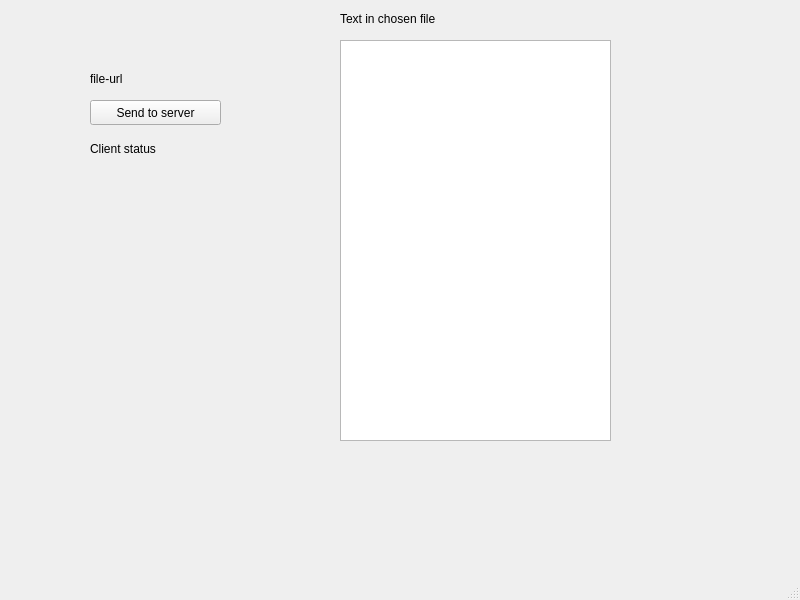
<?xml version="1.0" encoding="UTF-8"?>
<ui version="4.0">
 <class>MainWindow</class>
 <widget class="QMainWindow" name="MainWindow">
  <property name="geometry">
   <rect>
    <x>0</x>
    <y>0</y>
    <width>800</width>
    <height>600</height>
   </rect>
  </property>
  <property name="windowTitle">
   <string>MainWindow</string>
  </property>
  <widget class="QWidget" name="centralwidget">
   <widget class="QPushButton" name="pushButton">
    <property name="geometry">
     <rect>
      <x>90</x>
      <y>100</y>
      <width>131</width>
      <height>25</height>
     </rect>
    </property>
    <property name="text">
     <string>Send to server</string>
    </property>
   </widget>
   <widget class="QLabel" name="label">
    <property name="geometry">
     <rect>
      <x>90</x>
      <y>70</y>
      <width>571</width>
      <height>17</height>
     </rect>
    </property>
    <property name="text">
     <string>file-url</string>
    </property>
   </widget>
   <widget class="QTextEdit" name="textEdit">
    <property name="geometry">
     <rect>
      <x>340</x>
      <y>40</y>
      <width>271</width>
      <height>401</height>
     </rect>
    </property>
   </widget>
   <widget class="QLabel" name="clientStat_label">
    <property name="geometry">
     <rect>
      <x>90</x>
      <y>140</y>
      <width>241</width>
      <height>17</height>
     </rect>
    </property>
    <property name="text">
     <string>Client status</string>
    </property>
   </widget>
   <widget class="QLabel" name="label_2">
    <property name="geometry">
     <rect>
      <x>340</x>
      <y>10</y>
      <width>271</width>
      <height>17</height>
     </rect>
    </property>
    <property name="text">
     <string>Text in chosen file</string>
    </property>
   </widget>
  </widget>
  <widget class="QMenuBar" name="menubar">
   <property name="geometry">
    <rect>
     <x>0</x>
     <y>0</y>
     <width>800</width>
     <height>22</height>
    </rect>
   </property>
  </widget>
  <widget class="QStatusBar" name="statusbar"/>
 </widget>
 <resources/>
 <connections/>
</ui>
